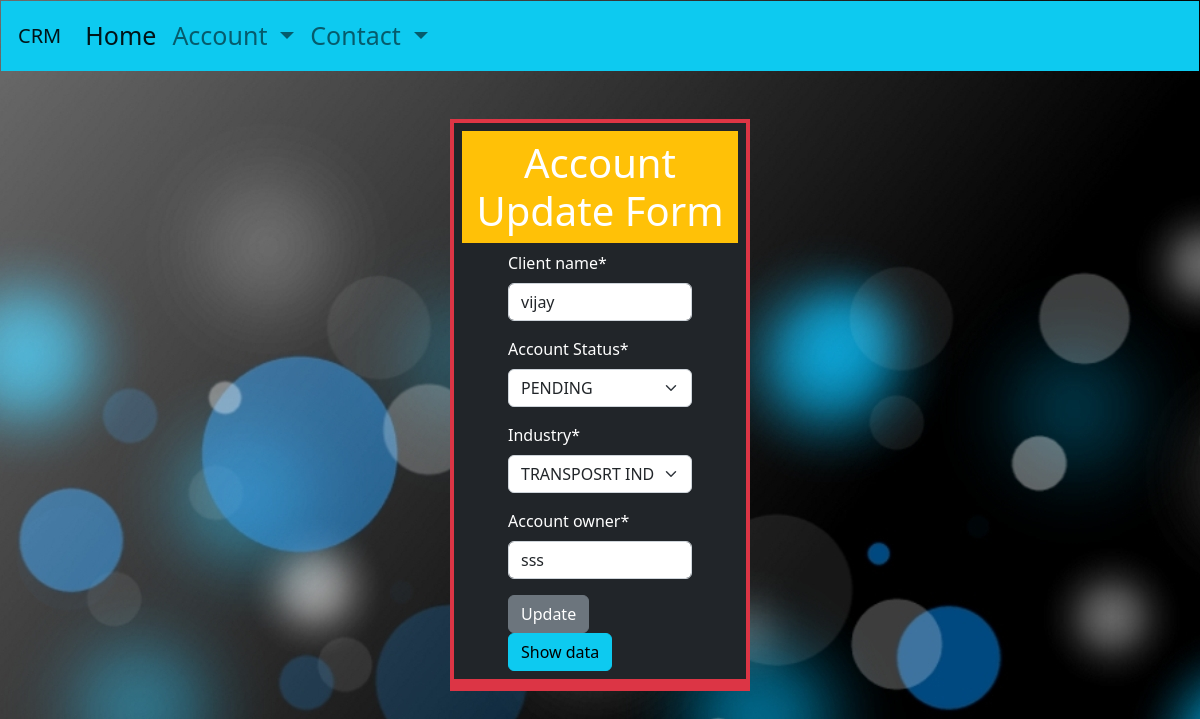
The page /Aupdate/14/ on the database its author committed.
### myapp/models.py (models this page shows, shortened)
class Accounts(models.Model):
    client_name=models.CharField(max_length=100)
    account_status=models.ForeignKey(Account_status,on_delete=models.CASCADE)
    industry=models.ForeignKey(Industry,on_delete=models.CASCADE)
    account_owner=models.CharField(max_length=90)

### myapp/views.py (the view)
# urls.py: path('Aupdate/<int:id>/',views.update_account,name='Aupdate'),
def update_account(request,id):
    if request.method=="POST":
        Adt=Accounts.objects.get(pk=id)
        result=Account_Register(request.POST,instance=Adt)
        if result.is_valid():
            result.save()
            result=Account_Register()
    else:
        Adt=Accounts.objects.get(pk=id)
        result=Account_Register(instance=Adt)
    return render(request,'myapp/account_update.html',{'au':result})

### myapp/forms.py
class Account_Register(forms.ModelForm):
    client_name=forms.CharField(widget=forms.TextInput(attrs={'placeholder':'Enter Name'}))
    account_owner=forms.CharField(widget=forms.TextInput(attrs={'placeholder':'Created By'}))
    class Meta:
        model=Accounts
        fields=['client_name','account_status','industry','account_owner']
        labels ={
            'client_name':'Client Name',
            'account_status':'Account Status',
            'industry':'Industry',
            'account_owner':'Account Owner',
        }
    def __init__(self,*args,**kwargs):
        super(Account_Register,self).__init__(*args,**kwargs)
        self.fields['account_status'].empty_label='select'
        self.fields['industry'].empty_label='select'

### myapp/models.py (called while the page is built)
    def __str__(self):
        return self.account_name

    def __str__(self):
        return self.industry_name

### myapp/templates/myapp/account_update.html (shortened to what this page needs)
{% extends "myapp/base.html" %}
{% load crispy_forms_tags %}
{% block content %}
    <form action="" method="POST" class="mt-5" >
        <div class="container my-2 bg-danger col-md-3 text-light p-1 pb-0.2 "  >
            <div class="col-md-12  p-2 mb-2 text-light bg-dark text-white">
            <header class="text-center ">
                <h1 class="display-6  bg-warning p-2">Account Update Form</h1>
            </header>
            <div class="col-md-8 offset-md-2">
    {{au.client_name|as_crispy_field}}
    {{au.account_status|as_crispy_field}}
    {{au.industry|as_crispy_field}}
    {{au.account_owner|as_crispy_field}}
        <input type="submit"class="btn btn-secondary" value="Update">
        <a href="{% url 'list' %}" class="btn btn-info ">Show data</a>
    </div>
    </div>
    </div>
    </form>
{% endblock content %}

### myapp/static/myapp/css/style.css (style rules this page uses)
body { background-color:cadetblue; }
#b1 { background:url("/myapp/static/myapp/images/358473.jpg"); }

### rows shown on the page
Accounts: client_name "vijay", account_status "PENDING", industry "TRANSPOSRT INDUSTRY", account_owner "sss"
